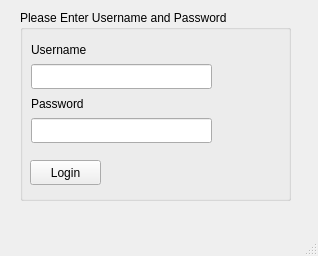
<?xml version="1.0" encoding="UTF-8"?>
<ui version="4.0">
 <class>LoginWindow</class>
 <widget class="QMainWindow" name="LoginWindow">
  <property name="geometry">
   <rect>
    <x>0</x>
    <y>0</y>
    <width>318</width>
    <height>256</height>
   </rect>
  </property>
  <property name="windowTitle">
   <string>Smart Wallet</string>
  </property>
  <widget class="QWidget" name="centralwidget">
   <widget class="QGroupBox" name="LoginBox">
    <property name="geometry">
     <rect>
      <x>20</x>
      <y>10</y>
      <width>271</width>
      <height>191</height>
     </rect>
    </property>
    <property name="title">
     <string>Please Enter Username and Password</string>
    </property>
    <widget class="QPushButton" name="LoginButton">
     <property name="geometry">
      <rect>
       <x>10</x>
       <y>150</y>
       <width>71</width>
       <height>25</height>
      </rect>
     </property>
     <property name="text">
      <string>Login</string>
     </property>
    </widget>
    <widget class="QLabel" name="label">
     <property name="geometry">
      <rect>
       <x>11</x>
       <y>31</y>
       <width>69</width>
       <height>17</height>
      </rect>
     </property>
     <property name="text">
      <string>Username</string>
     </property>
    </widget>
    <widget class="QLineEdit" name="PasswordEdit">
     <property name="geometry">
      <rect>
       <x>11</x>
       <y>108</y>
       <width>181</width>
       <height>25</height>
      </rect>
     </property>
    </widget>
    <widget class="QLabel" name="PasswordLabel">
     <property name="geometry">
      <rect>
       <x>11</x>
       <y>85</y>
       <width>65</width>
       <height>17</height>
      </rect>
     </property>
     <property name="text">
      <string>Password</string>
     </property>
    </widget>
    <widget class="QLineEdit" name="UsernameEdit">
     <property name="geometry">
      <rect>
       <x>11</x>
       <y>54</y>
       <width>181</width>
       <height>25</height>
      </rect>
     </property>
    </widget>
   </widget>
  </widget>
  <widget class="QStatusBar" name="statusbar"/>
  <widget class="QMenuBar" name="menubar">
   <property name="geometry">
    <rect>
     <x>0</x>
     <y>0</y>
     <width>318</width>
     <height>22</height>
    </rect>
   </property>
  </widget>
 </widget>
 <resources/>
 <connections/>
</ui>
